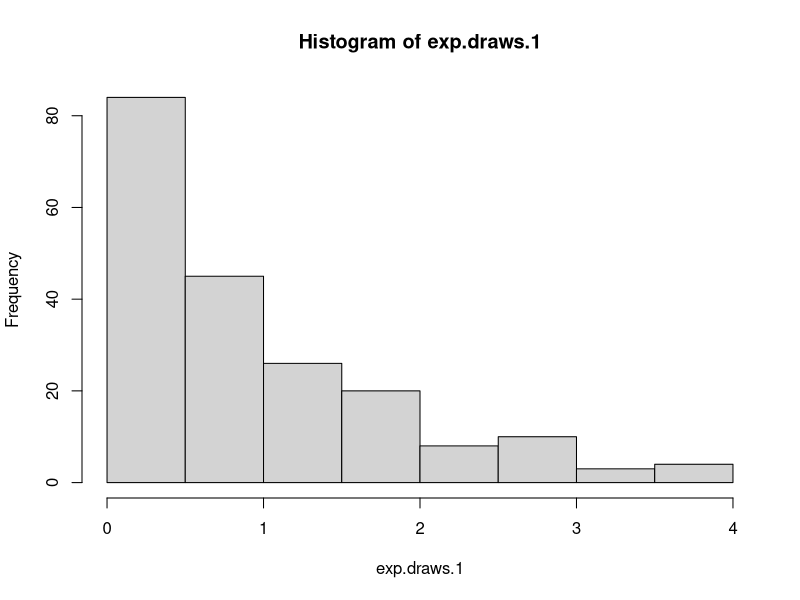
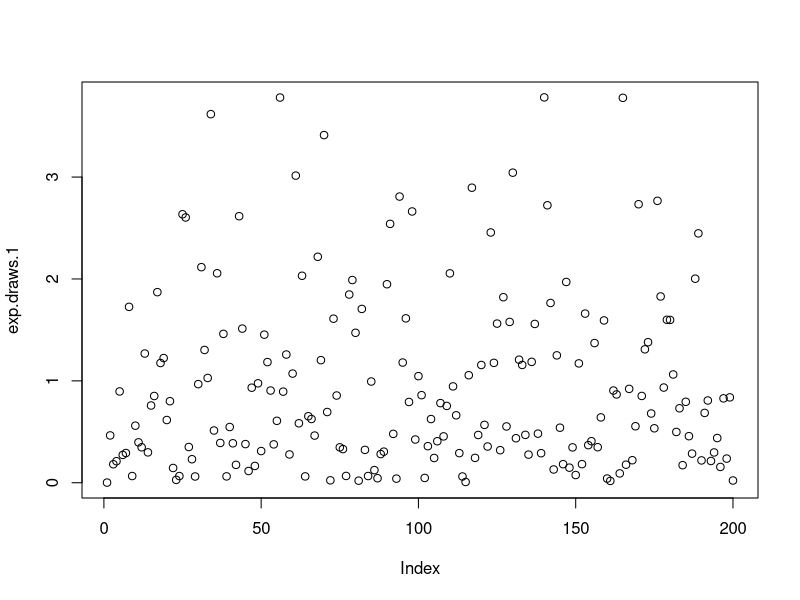
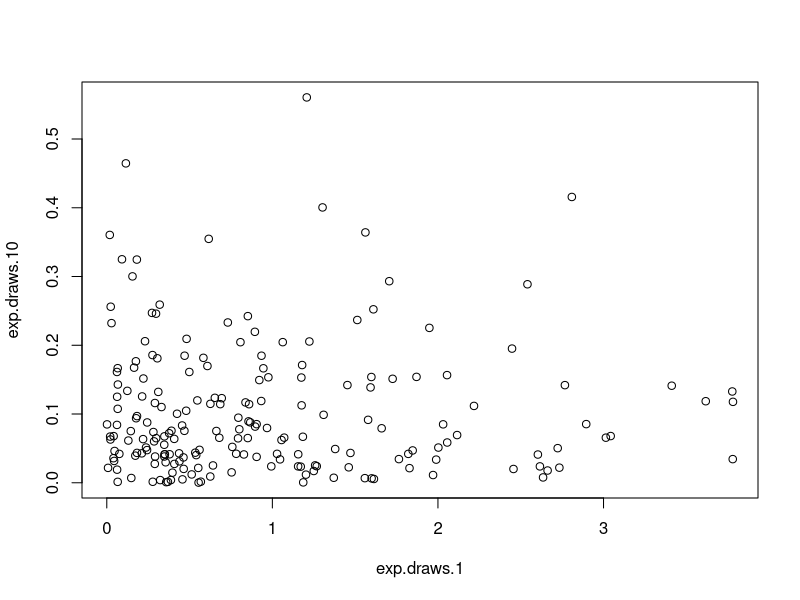

Reproduce these figures in R, in order.
#---------------------------------------------------------------------------------------------------------------------------------------------
  #Part I:
#---------------------------------------------------------------------------------------------------------------------------------------------
#Generate 200 random values from the standard exponential dist.
#standard exponential distribution has lambda = 1. 
exp.draws.1 = rexp(200)
mean(exp.draws.1)
sd(exp.draws.1)

#Repeat for rates lambda = 0.2, 5, 7.3, 10
exp.draws.0.2 = rexp(200, rate = 0.2)
mean(exp.draws.0.2)
sd(exp.draws.0.2)

exp.draws.5 = rexp(200, rate = 5)
mean(exp.draws.5)
sd(exp.draws.5)

exp.draws.7.3 = rexp(200, rate = 7.3)
mean(exp.draws.7.3)
sd(exp.draws.7.3)

exp.draws.10 = rexp(200, rate = 10)
mean(exp.draws.10)
sd(exp.draws.10)

#Histogram of standard exponential distribution
hist(exp.draws.1)

#Plot values generated by the standard exponential dist. in the order they were generated
plot(exp.draws.1)

#Scatter plot between the standard distribution and the exponential distribution with lambda = 10
plot(exp.draws.1, exp.draws.10)
